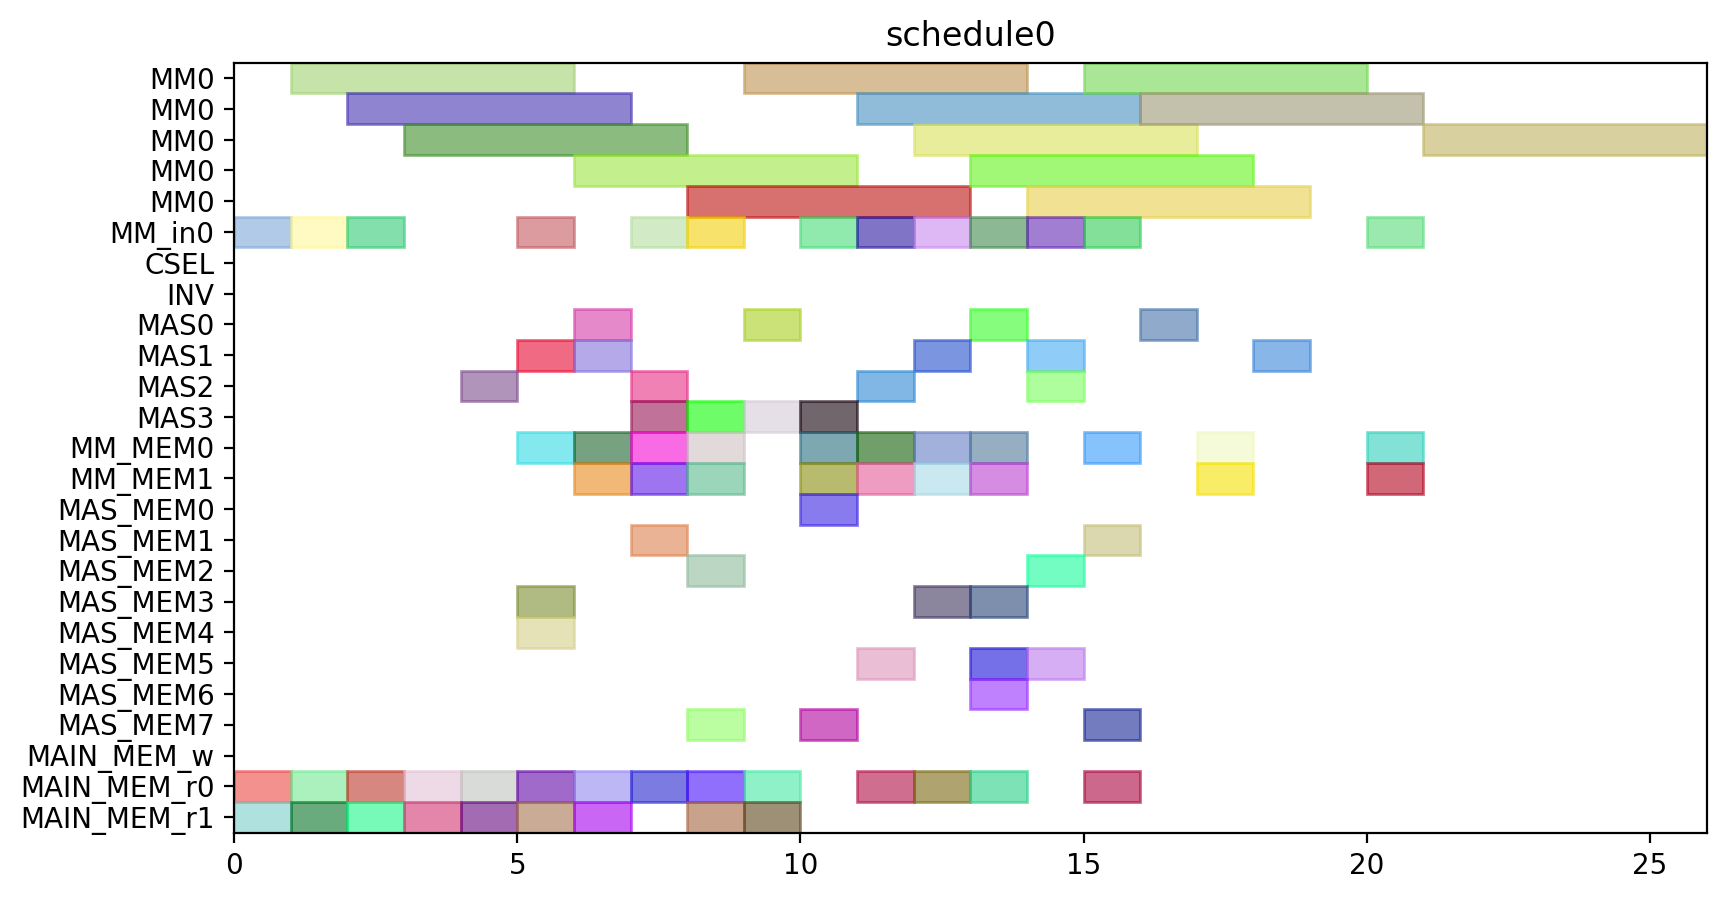

Recreate this plot in Python.
from pyschedule import Scenario, solvers, plotters, alt


def solve():
	horizon = 90
	S = Scenario("schedule0", horizon=horizon)

	# resource
	MM = S.Resources('MM', num=1, size=5)
	MM_in = S.Resources('MM_in', num=1)
	CSEL = S.Resource('CSEL')
	INV = S.Resource('INV')
	MAS = S.Resources('MAS', num=4, size=1, periods=range(1, horizon))
	MM_MEM = S.Resources('MM_MEM', num=2)
	MAS_MEM = S.Resources('MAS_MEM', num=8)
	MAIN_MEM_w = S.Resource('MAIN_MEM_w', size=1)
	MAIN_MEM_r = S.Resources('MAIN_MEM_r', num=2)

	# result of previous scheduling

	# new tasks
	t0_in = S.Task('t0_in', length=1, delay_cost=1)
	t0_in += alt(MM_in)
	t0 = S.Task('t0', length=5, delay_cost=1)
	t0 += alt(MM)
	S += t0>=t0_in

	t0_mem0 = S.Task('t0_mem0', length=1, delay_cost=1)
	t0_mem0 += MAIN_MEM_r[0]
	S += t0_mem0 <= t0

	t0_mem1 = S.Task('t0_mem1', length=1, delay_cost=1)
	t0_mem1 += MAIN_MEM_r[1]
	S += t0_mem1 <= t0

	t1_in = S.Task('t1_in', length=1, delay_cost=1)
	t1_in += alt(MM_in)
	t1 = S.Task('t1', length=5, delay_cost=1)
	t1 += alt(MM)
	S += t1>=t1_in

	t1_mem0 = S.Task('t1_mem0', length=1, delay_cost=1)
	t1_mem0 += MAIN_MEM_r[0]
	S += t1_mem0 <= t1

	t1_mem1 = S.Task('t1_mem1', length=1, delay_cost=1)
	t1_mem1 += MAIN_MEM_r[1]
	S += t1_mem1 <= t1

	t2_in = S.Task('t2_in', length=1, delay_cost=1)
	t2_in += alt(MM_in)
	t2 = S.Task('t2', length=5, delay_cost=1)
	t2 += alt(MM)
	S += t2>=t2_in

	t2_mem0 = S.Task('t2_mem0', length=1, delay_cost=1)
	t2_mem0 += MAIN_MEM_r[0]
	S += t2_mem0 <= t2

	t2_mem1 = S.Task('t2_mem1', length=1, delay_cost=1)
	t2_mem1 += MAIN_MEM_r[1]
	S += t2_mem1 <= t2

	t3 = S.Task('t3', length=1, delay_cost=1)
	t3 += alt(MAS)

	t3_mem0 = S.Task('t3_mem0', length=1, delay_cost=1)
	t3_mem0 += MAIN_MEM_r[0]
	S += t3_mem0 <= t3

	t3_mem1 = S.Task('t3_mem1', length=1, delay_cost=1)
	t3_mem1 += MAIN_MEM_r[1]
	S += t3_mem1 <= t3

	t4 = S.Task('t4', length=1, delay_cost=1)
	t4 += alt(MAS)

	t4_mem0 = S.Task('t4_mem0', length=1, delay_cost=1)
	t4_mem0 += MAIN_MEM_r[0]
	S += t4_mem0 <= t4

	t4_mem1 = S.Task('t4_mem1', length=1, delay_cost=1)
	t4_mem1 += MAIN_MEM_r[1]
	S += t4_mem1 <= t4

	t8 = S.Task('t8', length=1, delay_cost=1)
	t8 += alt(MAS)

	t8_mem0 = S.Task('t8_mem0', length=1, delay_cost=1)
	t8_mem0 += MAIN_MEM_r[0]
	S += t8_mem0 <= t8

	t8_mem1 = S.Task('t8_mem1', length=1, delay_cost=1)
	t8_mem1 += MAIN_MEM_r[1]
	S += t8_mem1 <= t8

	t9 = S.Task('t9', length=1, delay_cost=1)
	t9 += alt(MAS)

	t9_mem0 = S.Task('t9_mem0', length=1, delay_cost=1)
	t9_mem0 += MAIN_MEM_r[0]
	S += t9_mem0 <= t9

	t9_mem1 = S.Task('t9_mem1', length=1, delay_cost=1)
	t9_mem1 += MAIN_MEM_r[1]
	S += t9_mem1 <= t9

	t13 = S.Task('t13', length=1, delay_cost=1)
	t13 += alt(MAS)

	t13_mem0 = S.Task('t13_mem0', length=1, delay_cost=1)
	t13_mem0 += MAIN_MEM_r[0]
	S += t13_mem0 <= t13

	t13_mem1 = S.Task('t13_mem1', length=1, delay_cost=1)
	t13_mem1 += MAIN_MEM_r[1]
	S += t13_mem1 <= t13

	t14 = S.Task('t14', length=1, delay_cost=1)
	t14 += alt(MAS)

	t14_mem0 = S.Task('t14_mem0', length=1, delay_cost=1)
	t14_mem0 += MAIN_MEM_r[0]
	S += t14_mem0 <= t14

	t14_mem1 = S.Task('t14_mem1', length=1, delay_cost=1)
	t14_mem1 += MAIN_MEM_r[1]
	S += t14_mem1 <= t14

	t5_in = S.Task('t5_in', length=1, delay_cost=1)
	t5_in += alt(MM_in)
	t5 = S.Task('t5', length=5, delay_cost=1)
	t5 += alt(MM)
	S += t5>=t5_in

	t5_mem0 = S.Task('t5_mem0', length=1, delay_cost=1)
	t5_mem0 += alt(MAS_MEM)
	S += (t3*MAS[0])-1 < t5_mem0*MAS_MEM[0]
	S += (t3*MAS[1])-1 < t5_mem0*MAS_MEM[2]
	S += (t3*MAS[2])-1 < t5_mem0*MAS_MEM[4]
	S += (t3*MAS[3])-1 < t5_mem0*MAS_MEM[6]
	S += t5_mem0 <= t5

	t5_mem1 = S.Task('t5_mem1', length=1, delay_cost=1)
	t5_mem1 += alt(MAS_MEM)
	S += (t4*MAS[0])-1 < t5_mem1*MAS_MEM[1]
	S += (t4*MAS[1])-1 < t5_mem1*MAS_MEM[3]
	S += (t4*MAS[2])-1 < t5_mem1*MAS_MEM[5]
	S += (t4*MAS[3])-1 < t5_mem1*MAS_MEM[7]
	S += t5_mem1 <= t5

	t6 = S.Task('t6', length=1, delay_cost=1)
	t6 += alt(MAS)

	t6_mem0 = S.Task('t6_mem0', length=1, delay_cost=1)
	t6_mem0 += alt(MM_MEM)
	S += (t0*MM[0])-1 < t6_mem0*MM_MEM[0]
	S += t6_mem0 <= t6

	t6_mem1 = S.Task('t6_mem1', length=1, delay_cost=1)
	t6_mem1 += alt(MM_MEM)
	S += (t1*MM[0])-1 < t6_mem1*MM_MEM[1]
	S += t6_mem1 <= t6

	t10_in = S.Task('t10_in', length=1, delay_cost=1)
	t10_in += alt(MM_in)
	t10 = S.Task('t10', length=5, delay_cost=1)
	t10 += alt(MM)
	S += t10>=t10_in

	t10_mem0 = S.Task('t10_mem0', length=1, delay_cost=1)
	t10_mem0 += alt(MAS_MEM)
	S += (t8*MAS[0])-1 < t10_mem0*MAS_MEM[0]
	S += (t8*MAS[1])-1 < t10_mem0*MAS_MEM[2]
	S += (t8*MAS[2])-1 < t10_mem0*MAS_MEM[4]
	S += (t8*MAS[3])-1 < t10_mem0*MAS_MEM[6]
	S += t10_mem0 <= t10

	t10_mem1 = S.Task('t10_mem1', length=1, delay_cost=1)
	t10_mem1 += alt(MAS_MEM)
	S += (t9*MAS[0])-1 < t10_mem1*MAS_MEM[1]
	S += (t9*MAS[1])-1 < t10_mem1*MAS_MEM[3]
	S += (t9*MAS[2])-1 < t10_mem1*MAS_MEM[5]
	S += (t9*MAS[3])-1 < t10_mem1*MAS_MEM[7]
	S += t10_mem1 <= t10

	t11 = S.Task('t11', length=1, delay_cost=1)
	t11 += alt(MAS)

	t11_mem0 = S.Task('t11_mem0', length=1, delay_cost=1)
	t11_mem0 += alt(MM_MEM)
	S += (t1*MM[0])-1 < t11_mem0*MM_MEM[0]
	S += t11_mem0 <= t11

	t11_mem1 = S.Task('t11_mem1', length=1, delay_cost=1)
	t11_mem1 += alt(MM_MEM)
	S += (t2*MM[0])-1 < t11_mem1*MM_MEM[1]
	S += t11_mem1 <= t11

	t15_in = S.Task('t15_in', length=1, delay_cost=1)
	t15_in += alt(MM_in)
	t15 = S.Task('t15', length=5, delay_cost=1)
	t15 += alt(MM)
	S += t15>=t15_in

	t15_mem0 = S.Task('t15_mem0', length=1, delay_cost=1)
	t15_mem0 += alt(MAS_MEM)
	S += (t13*MAS[0])-1 < t15_mem0*MAS_MEM[0]
	S += (t13*MAS[1])-1 < t15_mem0*MAS_MEM[2]
	S += (t13*MAS[2])-1 < t15_mem0*MAS_MEM[4]
	S += (t13*MAS[3])-1 < t15_mem0*MAS_MEM[6]
	S += t15_mem0 <= t15

	t15_mem1 = S.Task('t15_mem1', length=1, delay_cost=1)
	t15_mem1 += alt(MAS_MEM)
	S += (t14*MAS[0])-1 < t15_mem1*MAS_MEM[1]
	S += (t14*MAS[1])-1 < t15_mem1*MAS_MEM[3]
	S += (t14*MAS[2])-1 < t15_mem1*MAS_MEM[5]
	S += (t14*MAS[3])-1 < t15_mem1*MAS_MEM[7]
	S += t15_mem1 <= t15

	t16 = S.Task('t16', length=1, delay_cost=1)
	t16 += alt(MAS)

	t16_mem0 = S.Task('t16_mem0', length=1, delay_cost=1)
	t16_mem0 += alt(MM_MEM)
	S += (t0*MM[0])-1 < t16_mem0*MM_MEM[0]
	S += t16_mem0 <= t16

	t16_mem1 = S.Task('t16_mem1', length=1, delay_cost=1)
	t16_mem1 += alt(MM_MEM)
	S += (t2*MM[0])-1 < t16_mem1*MM_MEM[1]
	S += t16_mem1 <= t16

	t19_in = S.Task('t19_in', length=1, delay_cost=1)
	t19_in += alt(MM_in)
	t19 = S.Task('t19', length=5, delay_cost=1)
	t19 += alt(MM)
	S += t19>=t19_in

	t19_mem0 = S.Task('t19_mem0', length=1, delay_cost=1)
	t19_mem0 += MAIN_MEM_r[0]
	S += t19_mem0 <= t19

	t19_mem1 = S.Task('t19_mem1', length=1, delay_cost=1)
	t19_mem1 += alt(MM_MEM)
	S += (t2*MM[0])-1 < t19_mem1*MM_MEM[1]
	S += t19_mem1 <= t19

	t24 = S.Task('t24', length=1, delay_cost=1)
	t24 += alt(MAS)

	t24_mem0 = S.Task('t24_mem0', length=1, delay_cost=1)
	t24_mem0 += alt(MM_MEM)
	S += (t0*MM[0])-1 < t24_mem0*MM_MEM[0]
	S += t24_mem0 <= t24

	t26_in = S.Task('t26_in', length=1, delay_cost=1)
	t26_in += alt(MM_in)
	t26 = S.Task('t26', length=5, delay_cost=1)
	t26 += alt(MM)
	S += t26>=t26_in

	t26_mem0 = S.Task('t26_mem0', length=1, delay_cost=1)
	t26_mem0 += MAIN_MEM_r[0]
	S += t26_mem0 <= t26

	t26_mem1 = S.Task('t26_mem1', length=1, delay_cost=1)
	t26_mem1 += alt(MM_MEM)
	S += (t2*MM[0])-1 < t26_mem1*MM_MEM[1]
	S += t26_mem1 <= t26

	t7 = S.Task('t7', length=1, delay_cost=1)
	t7 += alt(MAS)

	t7_mem0 = S.Task('t7_mem0', length=1, delay_cost=1)
	t7_mem0 += alt(MM_MEM)
	S += (t5*MM[0])-1 < t7_mem0*MM_MEM[0]
	S += t7_mem0 <= t7

	t7_mem1 = S.Task('t7_mem1', length=1, delay_cost=1)
	t7_mem1 += alt(MAS_MEM)
	S += (t6*MAS[0])-1 < t7_mem1*MAS_MEM[1]
	S += (t6*MAS[1])-1 < t7_mem1*MAS_MEM[3]
	S += (t6*MAS[2])-1 < t7_mem1*MAS_MEM[5]
	S += (t6*MAS[3])-1 < t7_mem1*MAS_MEM[7]
	S += t7_mem1 <= t7

	t12 = S.Task('t12', length=1, delay_cost=1)
	t12 += alt(MAS)

	t12_mem0 = S.Task('t12_mem0', length=1, delay_cost=1)
	t12_mem0 += alt(MM_MEM)
	S += (t10*MM[0])-1 < t12_mem0*MM_MEM[0]
	S += t12_mem0 <= t12

	t12_mem1 = S.Task('t12_mem1', length=1, delay_cost=1)
	t12_mem1 += alt(MAS_MEM)
	S += (t11*MAS[0])-1 < t12_mem1*MAS_MEM[1]
	S += (t11*MAS[1])-1 < t12_mem1*MAS_MEM[3]
	S += (t11*MAS[2])-1 < t12_mem1*MAS_MEM[5]
	S += (t11*MAS[3])-1 < t12_mem1*MAS_MEM[7]
	S += t12_mem1 <= t12

	t17 = S.Task('t17', length=1, delay_cost=1)
	t17 += alt(MAS)

	t17_mem0 = S.Task('t17_mem0', length=1, delay_cost=1)
	t17_mem0 += alt(MM_MEM)
	S += (t15*MM[0])-1 < t17_mem0*MM_MEM[0]
	S += t17_mem0 <= t17

	t17_mem1 = S.Task('t17_mem1', length=1, delay_cost=1)
	t17_mem1 += alt(MAS_MEM)
	S += (t16*MAS[0])-1 < t17_mem1*MAS_MEM[1]
	S += (t16*MAS[1])-1 < t17_mem1*MAS_MEM[3]
	S += (t16*MAS[2])-1 < t17_mem1*MAS_MEM[5]
	S += (t16*MAS[3])-1 < t17_mem1*MAS_MEM[7]
	S += t17_mem1 <= t17

	t25 = S.Task('t25', length=1, delay_cost=1)
	t25 += alt(MAS)

	t25_mem0 = S.Task('t25_mem0', length=1, delay_cost=1)
	t25_mem0 += alt(MM_MEM)
	S += (t0*MM[0])-1 < t25_mem0*MM_MEM[0]
	S += t25_mem0 <= t25

	t25_mem1 = S.Task('t25_mem1', length=1, delay_cost=1)
	t25_mem1 += alt(MAS_MEM)
	S += (t24*MAS[0])-1 < t25_mem1*MAS_MEM[1]
	S += (t24*MAS[1])-1 < t25_mem1*MAS_MEM[3]
	S += (t24*MAS[2])-1 < t25_mem1*MAS_MEM[5]
	S += (t24*MAS[3])-1 < t25_mem1*MAS_MEM[7]
	S += t25_mem1 <= t25

	t29 = S.Task('t29', length=1, delay_cost=1)
	t29 += alt(MAS)

	t29_mem0 = S.Task('t29_mem0', length=1, delay_cost=1)
	t29_mem0 += alt(MM_MEM)
	S += (t0*MM[0])-1 < t29_mem0*MM_MEM[0]
	S += t29_mem0 <= t29

	t29_mem1 = S.Task('t29_mem1', length=1, delay_cost=1)
	t29_mem1 += alt(MM_MEM)
	S += (t26*MM[0])-1 < t29_mem1*MM_MEM[1]
	S += t29_mem1 <= t29

	t18_in = S.Task('t18_in', length=1, delay_cost=1)
	t18_in += alt(MM_in)
	t18 = S.Task('t18', length=5, delay_cost=1)
	t18 += alt(MM)
	S += t18>=t18_in

	t18_mem0 = S.Task('t18_mem0', length=1, delay_cost=1)
	t18_mem0 += MAIN_MEM_r[0]
	S += t18_mem0 <= t18

	t18_mem1 = S.Task('t18_mem1', length=1, delay_cost=1)
	t18_mem1 += alt(MAS_MEM)
	S += (t12*MAS[0])-1 < t18_mem1*MAS_MEM[1]
	S += (t12*MAS[1])-1 < t18_mem1*MAS_MEM[3]
	S += (t12*MAS[2])-1 < t18_mem1*MAS_MEM[5]
	S += (t12*MAS[3])-1 < t18_mem1*MAS_MEM[7]
	S += t18_mem1 <= t18

	t27_in = S.Task('t27_in', length=1, delay_cost=1)
	t27_in += alt(MM_in)
	t27 = S.Task('t27', length=5, delay_cost=1)
	t27 += alt(MM)
	S += t27>=t27_in

	t27_mem0 = S.Task('t27_mem0', length=1, delay_cost=1)
	t27_mem0 += MAIN_MEM_r[0]
	S += t27_mem0 <= t27

	t27_mem1 = S.Task('t27_mem1', length=1, delay_cost=1)
	t27_mem1 += alt(MAS_MEM)
	S += (t12*MAS[0])-1 < t27_mem1*MAS_MEM[1]
	S += (t12*MAS[1])-1 < t27_mem1*MAS_MEM[3]
	S += (t12*MAS[2])-1 < t27_mem1*MAS_MEM[5]
	S += (t12*MAS[3])-1 < t27_mem1*MAS_MEM[7]
	S += t27_mem1 <= t27

	t28 = S.Task('t28', length=1, delay_cost=1)
	t28 += alt(MAS)

	t28_mem0 = S.Task('t28_mem0', length=1, delay_cost=1)
	t28_mem0 += alt(MAS_MEM)
	S += (t25*MAS[0])-1 < t28_mem0*MAS_MEM[0]
	S += (t25*MAS[1])-1 < t28_mem0*MAS_MEM[2]
	S += (t25*MAS[2])-1 < t28_mem0*MAS_MEM[4]
	S += (t25*MAS[3])-1 < t28_mem0*MAS_MEM[6]
	S += t28_mem0 <= t28

	t28_mem1 = S.Task('t28_mem1', length=1, delay_cost=1)
	t28_mem1 += alt(MM_MEM)
	S += (t26*MM[0])-1 < t28_mem1*MM_MEM[1]
	S += t28_mem1 <= t28

	t30_in = S.Task('t30_in', length=1, delay_cost=1)
	t30_in += alt(MM_in)
	t30 = S.Task('t30', length=5, delay_cost=1)
	t30 += alt(MM)
	S += t30>=t30_in

	t30_mem0 = S.Task('t30_mem0', length=1, delay_cost=1)
	t30_mem0 += MAIN_MEM_r[0]
	S += t30_mem0 <= t30

	t30_mem1 = S.Task('t30_mem1', length=1, delay_cost=1)
	t30_mem1 += alt(MAS_MEM)
	S += (t29*MAS[0])-1 < t30_mem1*MAS_MEM[1]
	S += (t29*MAS[1])-1 < t30_mem1*MAS_MEM[3]
	S += (t29*MAS[2])-1 < t30_mem1*MAS_MEM[5]
	S += (t29*MAS[3])-1 < t30_mem1*MAS_MEM[7]
	S += t30_mem1 <= t30

	t20 = S.Task('t20', length=1, delay_cost=1)
	t20 += alt(MAS)

	t20_mem0 = S.Task('t20_mem0', length=1, delay_cost=1)
	t20_mem0 += alt(MM_MEM)
	S += (t19*MM[0])-1 < t20_mem0*MM_MEM[0]
	S += t20_mem0 <= t20

	t20_mem1 = S.Task('t20_mem1', length=1, delay_cost=1)
	t20_mem1 += alt(MM_MEM)
	S += (t18*MM[0])-1 < t20_mem1*MM_MEM[1]
	S += t20_mem1 <= t20

	t31_in = S.Task('t31_in', length=1, delay_cost=1)
	t31_in += alt(MM_in)
	t31 = S.Task('t31', length=5, delay_cost=1)
	t31 += alt(MM)
	S += t31>=t31_in

	t31_mem0 = S.Task('t31_mem0', length=1, delay_cost=1)
	t31_mem0 += alt(MM_MEM)
	S += (t27*MM[0])-1 < t31_mem0*MM_MEM[0]
	S += t31_mem0 <= t31

	t31_mem1 = S.Task('t31_mem1', length=1, delay_cost=1)
	t31_mem1 += alt(MM_MEM)
	S += (t30*MM[0])-1 < t31_mem1*MM_MEM[1]
	S += t31_mem1 <= t31

	t35_in = S.Task('t35_in', length=1, delay_cost=1)
	t35_in += alt(MM_in)
	t35 = S.Task('t35', length=5, delay_cost=1)
	t35 += alt(MM)
	S += t35>=t35_in

	t35_mem0 = S.Task('t35_mem0', length=1, delay_cost=1)
	t35_mem0 += alt(MAS_MEM)
	S += (t7*MAS[0])-1 < t35_mem0*MAS_MEM[0]
	S += (t7*MAS[1])-1 < t35_mem0*MAS_MEM[2]
	S += (t7*MAS[2])-1 < t35_mem0*MAS_MEM[4]
	S += (t7*MAS[3])-1 < t35_mem0*MAS_MEM[6]
	S += t35_mem0 <= t35

	t35_mem1 = S.Task('t35_mem1', length=1, delay_cost=1)
	t35_mem1 += alt(MAS_MEM)
	S += (t28*MAS[0])-1 < t35_mem1*MAS_MEM[1]
	S += (t28*MAS[1])-1 < t35_mem1*MAS_MEM[3]
	S += (t28*MAS[2])-1 < t35_mem1*MAS_MEM[5]
	S += (t28*MAS[3])-1 < t35_mem1*MAS_MEM[7]
	S += t35_mem1 <= t35

	solvers.mip.solve(S,msg=1,ratio_gap=1.01)

	solution = [['hoge']*len(S.solution()[1]) for i in range(len(S.solution()))]
	for i in range(len(S.solution())):
		for j in range(len(S.solution()[i])):
			solution[i][j]=str(S.solution()[i][j])
	print(solution)

	cycles = int(solution[-1][3])

	pic_file_name = "/home/mfukuda/ABE/multiRAM_multiMAS_16mux/scheduling_result/stage5MM1_stage1MAS4/EP_ADD_A_ANY/schedule0.png"
	if(S.solution() != []):
		plotters.matplotlib.plot(S,img_filename=pic_file_name, show_task_labels=False, fig_size=(cycles*0.25+3, 5))

	return solution
